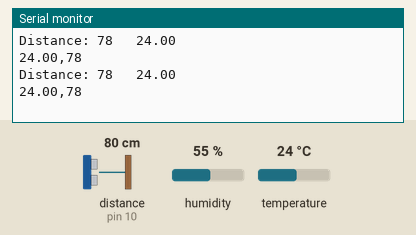
Simulated run of this sketch. Board: Arduino Uno, built with avr-gcc and run on an emulated ATmega328P. Parts: the last lines printed to the serial monitor. Wiring (inferred from the names in the program): ultrasonic range finder: trigger pin 9; echo pin 10. Inputs (shaded band) come from the test bench; at power-on: distance to the obstacle (sensor on pin 10) 80 cm, temperature 24 °C, humidity 55 %. The echo pulse lasts 58.3 µs per cm.

Above: at 10.8 s.
10.9 s: distance to the obstacle (sensor on pin 10) set to 2 cm
At 20.7 s:
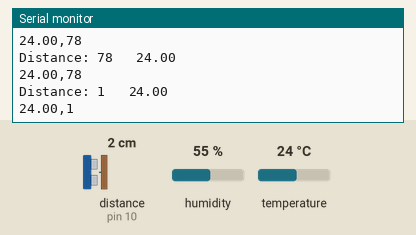
20.9 s: temperature set to 12 °C
At 30.7 s:
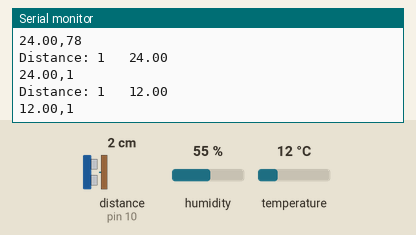
30.9 s: distance to the obstacle (sensor on pin 10) set to 4 cm
At 40.7 s:
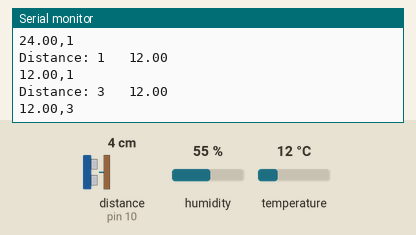
40.9 s: temperature set to 19 °C
At 51.5 s:
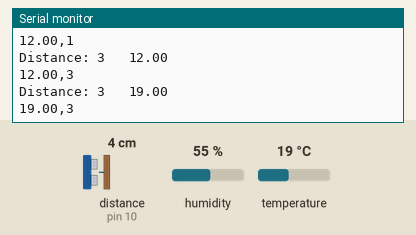
Timing chart, 0 to 51.9 s (numbered marks = the images above; inputs shaded):
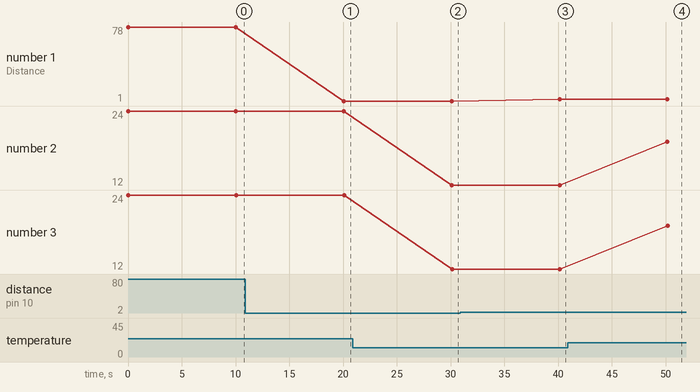

The sketch:

arduino.ino
```cpp
#include <DHT.h>
#include<SoftwareSerial.h>
void writeString(String stringData);

#define DHTPIN 2
#define DHTTYPE DHT11
DHT dht ( DHTPIN,DHTTYPE );
SoftwareSerial s(5,6);


const int trigPin = 9;
const int echoPin = 10;

long duration;
int distance;
String h;

void setup() {
pinMode(trigPin, OUTPUT); // Sets the trigPin as an Output
pinMode(echoPin, INPUT); // Sets the echoPin as an Input
Serial.begin(9600); // Starts the serial communication

s.begin(9600);
dht.begin ( ) ;
}


void loop() {

digitalWrite(trigPin, LOW);
delayMicroseconds(2);
// Sets the trigPin on HIGH state for 10 micro seconds
digitalWrite(trigPin, HIGH);
delayMicroseconds(10);
digitalWrite(trigPin, LOW);
// Reads the echoPin, returns the sound wave travel time in microseconds
duration = pulseIn(echoPin, HIGH);
// Calculating the distance
distance= duration*0.034/2;
// Prints the distance on the Serial Monitor
Serial.print("Distance: ");

float humidity = dht.readHumidity ();
float temp = dht.readTemperature ();
//  Serial.print("temperature=");
Serial.print(distance);
Serial.print(" \t");
Serial.println(temp);
String a = String(temp);
String b = String(distance);
String c=String(",");
//String d= String("\0");

String h = a+c+b;
Serial.println(h);
writeString(h);
delay(10000);
}

void writeString(String stringData) { // Used to serially push out a String with Serial.write()

  for (int i = 0; i < stringData.length(); i++)
  {
//    Serial.println(stringData[i]);
    s.write(stringData[i]);   // Push each char 1 by 1 on each loop pass
  }

}// end writeString
```

Measured:
- after the input at 10.9 s, the serial monitor: prints a new line after 9.2 s (image 1)
- after the input at 20.9 s, the serial monitor: prints a new line after 9.2 s (image 2)
- after the input at 30.9 s, the serial monitor: prints a new line after 9.2 s (image 3)
- after the input at 40.9 s, the serial monitor: prints a new line after 9.3 s (image 4)
- plotted number 1: 78 → 1 after the input at 10.9 s, 1 → 3 after the input at 30.9 s
- plotted number 2: 24 → 12 after the input at 20.9 s, 12 → 19 after the input at 40.9 s
- plotted number 3: 24 → 12 after the input at 20.9 s, 12 → 19 after the input at 40.9 s
